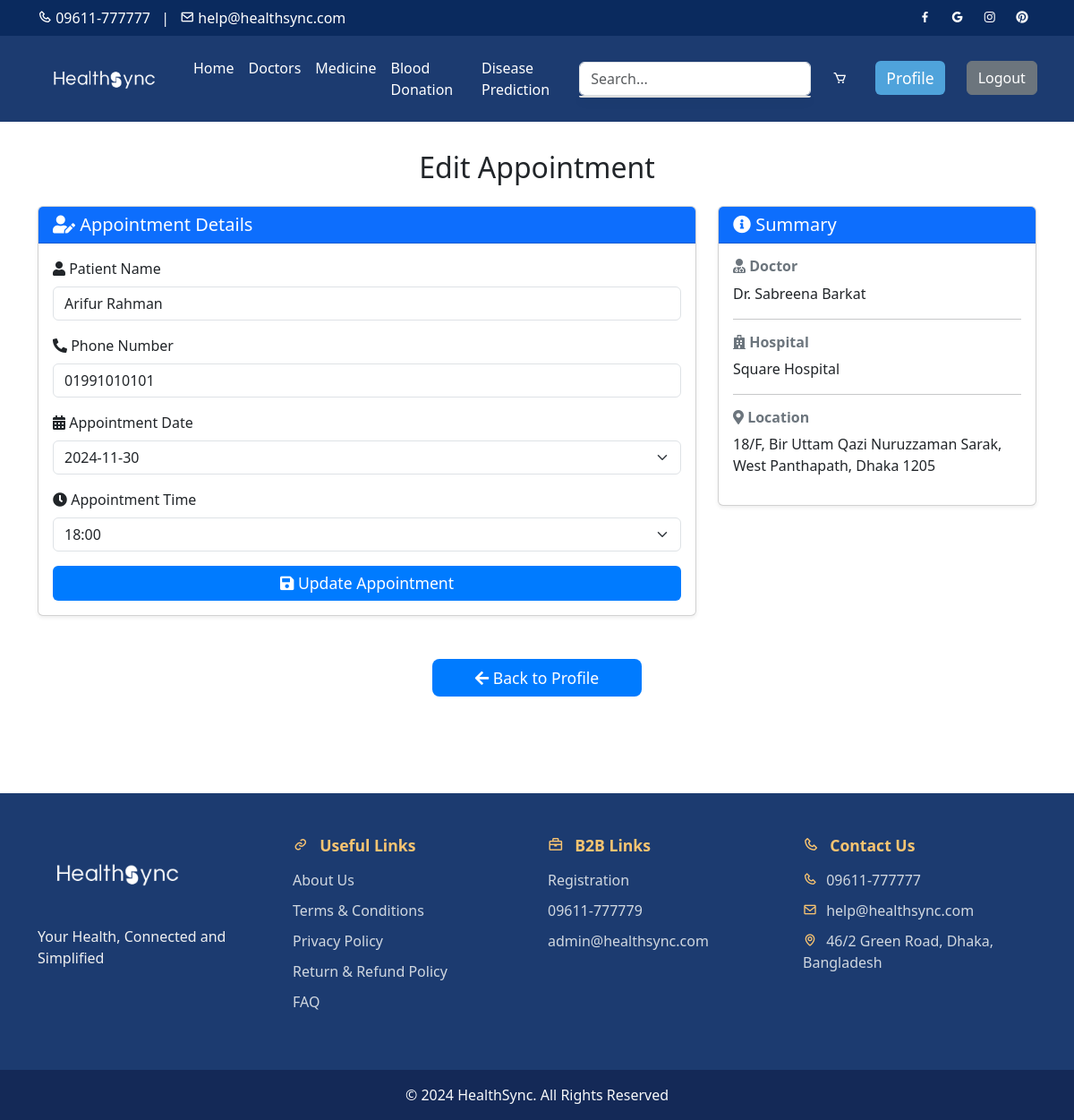
The app's page /edit_appointment/2/ (signed in) with its own data.
### core/models.py (models this page shows, shortened)
class Appointment(models.Model):
    user = models.ForeignKey(User, on_delete=models.CASCADE, related_name='appointments')  #
    doctor = models.ForeignKey(Doctor, on_delete=models.CASCADE)
    patient_name = models.CharField(max_length=100)
    phone_number = models.CharField(max_length=15)
    appointment_date = models.DateField()
    appointment_time = models.TimeField()
    STATUS_CHOICES = [
        ('scheduled', 'Scheduled'),
        ('canceled', 'Canceled'),
        ('completed', 'Completed'),
    ]
    status = models.CharField(max_length=10, choices=STATUS_CHOICES, default='scheduled')

class AvailableDate(models.Model):
    date = models.DateField()

class Doctor(models.Model):
    DIVISION_CHOICES = [
        ('Barishal', 'Barishal'),
        ('Chattogram', 'Chattogram'),
        ('Dhaka', 'Dhaka'),
        ('Khulna', 'Khulna'),
        ('Mymensingh', 'Mymensingh'),
        ('Rajshahi', 'Rajshahi'),
        ('Rangpur', 'Rangpur'),
        ('Sylhet', 'Sylhet'),
    ]
    SPECIALTY_CHOICES = [
        ('Cardiologist', 'Cardiologist'),
        ('Orthopedic', 'Orthopedic'),
        ('Neurologist', 'Neurologist'),
        ('Dermatologist', 'Dermatologist'),
    ]
    name = models.CharField(max_length=100)
    specialty = models.CharField(max_length=100, choices=SPECIALTY_CHOICES)
    experience = models.IntegerField(null=True)
    hospital = models.CharField(max_length=100)
    address = models.TextField()
    photo = models.ImageField(upload_to='doctors/', default='doctors/default.jpg')
    gender = models.CharField(max_length=10, choices=[('Male', 'Male'), ('Female', 'Female')], default='Male')
    division = models.CharField(max_length=20, choices=DIVISION_CHOICES, default='Dhaka')
    available_dates = models.ManyToManyField('AvailableDate', blank=True)
    available_times = models.ManyToManyField('AvailableTime', blank=True)

### core/views.py (the view, shortened to what this page needs)
# urls.py: path('edit_appointment/<int:appointment_id>/', views.edit_appointment, name='edit_appointment'),  # Edit an appointment
@login_required
def edit_appointment(request, appointment_id):
    appointment = get_object_or_404(Appointment, id=appointment_id, user=request.user)
    available_dates = appointment.doctor.available_dates.all()
    available_times = appointment.doctor.available_times.all()
    return render(request, 'edit_appointment.html', {
        'appointment': appointment,
        'available_dates': available_dates,
        'available_times': available_times,
    })

### core/models.py (called while the page is built)
    def __str__(self):
        return self.time.strftime("%H:%M")

### core/templates/edit_appointment.html (shortened to what this page needs)
{% extends 'base.html' %}
{% load static %}
{% block content %}
<div class="container py-5">
    <h2 class="text-center mb-4">Edit Appointment</h2>
    <div class="row">
        <div class="col-md-8">
            <div class="card shadow-sm mb-4">
                <div class="card-header bg-primary text-white">
                    <h5 class="mb-0"><i class="fas fa-user-edit"></i> Appointment Details</h5>
                </div>
                <div class="card-body">
                    <form method="POST">
                        <div class="mb-3">
                            <label for="patientName" class="form-label"><i class="fas fa-user"></i> Patient Name</label>
                            <input type="text" class="form-control" id="patientName" name="patient_name" value="{{ appointment.patient_name }}" required>
                        </div>
                        <div class="mb-3">
                            <label for="phoneNumber" class="form-label"><i class="fas fa-phone-alt"></i> Phone Number</label>
                            <input type="tel" class="form-control" id="phoneNumber" name="phone_number" value="{{ appointment.phone_number }}" required>
                        </div>
                        <div class="mb-3">
                            <label for="appointmentDate" class="form-label"><i class="fas fa-calendar-alt"></i> Appointment Date</label>
                            <select id="appointmentDate" name="appointment_date" class="form-select" required>
                                {% for date in available_dates %}
                                    <option value="{{ date.date|date:"Y-m-d" }}" {% if date.date == appointment.appointment_date %}selected{% endif %}>
                                        {{ date.date|date:"Y-m-d" }}
                                    </option>
                                {% endfor %}
                            </select>
                        </div>
                        <div class="mb-3">
                            <label for="appointmentTime" class="form-label"><i class="fas fa-clock"></i> Appointment Time</label>
                            <select id="appointmentTime" name="appointment_time" class="form-select" required>
                                {% for time in available_times %}
                                    <option value="{{ time }}" {% if time == appointment.appointment_time|time:"H:i" %}selected{% endif %}>
                                        {{ time }}
                                    </option>
                                {% endfor %}
                            </select>
                        </div>
                        <button type="submit" class="btn btn-primary w-100"><i class="fas fa-save"></i> Update Appointment</button>
                    </form>
                </div>
            </div>
        </div>
        <div class="col-md-4">
            <div class="card shadow-sm">
                <div class="card-header bg-primary text-white">
                    <h5 class="mb-0"><i class="fas fa-info-circle"></i> Summary</h5>
                </div>
                <div class="card-body">
                    <h6 class="fw-bold text-secondary"><i class="fas fa-user-md"></i> Doctor</h6>
                    <p>{{ appointment.doctor.name }}</p>
                    <hr>
                    <h6 class="fw-bold text-secondary"><i class="fas fa-hospital"></i> Hospital</h6>
                    <p>{{ appointment.doctor.hospital }}</p>
                    <hr>
                    <h6 class="fw-bold text-secondary"><i class="fas fa-map-marker-alt"></i> Location</h6>
                    <p>{{ appointment.doctor.address }}</p>
                </div>
            </div>
        </div>
    </div>
    <div class="d-flex justify-content-center mt-4">
        <a href="{% url 'user_profile' %}" class="btn btn-primary btn-lg px-5 py-2"><i class="fas fa-arrow-left"></i> Back to Profile</a>
    </div>
</div>
<link rel="stylesheet" href="https://cdnjs.cloudflare.com/ajax/libs/font-awesome/5.15.4/css/all.min.css">
{% endblock %}

### core/templates/base.html (style rules this page uses)
body, html { display: flex; flex-direction: column; min-height: 100vh; margin: 0; }

### core/templates/edit_appointment.html (style rules this page uses)
.card-header { background-color: #007bff; color: white; font-weight: bold; }
.btn-primary { background-color: #007bff; border: none; font-size: 1.1rem; }
.text-secondary { color: #6c757d; }
.fw-bold { font-weight: 600; }

### records on screen
Appointment: patient_name "Arifur Rahman", phone_number "01991010101", appointment_date "2024-11-30", doctor.name "Dr. Sabreena Barkat", doctor.hospital "Square Hospital", doctor.address "18/F, Bir Uttam Qazi Nuruzzaman Sarak, West Panthapath, Dhaka 1205"

### other values on screen
form field appointment_time "18:00"
